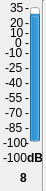
     <widget class="QWidget" name="widget_8" native="true">
      <property name="geometry">
       <rect>
        <x>280</x>
        <y>40</y>
        <width>46</width>
        <height>191</height>
       </rect>
      </property>
      <widget class="QProgressBar" name="progressBar_50">
       <property name="geometry">
        <rect>
         <x>30</x>
         <y>7</y>
         <width>10</width>
         <height>135</height>
        </rect>
       </property>
       <property name="contextMenuPolicy">
        <enum>Qt::DefaultContextMenu</enum>
       </property>
       <property name="toolTip">
        <string>Local Input 1 Meter</string>
       </property>
       <property name="statusTip">
        <string/>
       </property>
       <property name="whatsThis">
        <string/>
       </property>
       <property name="autoFillBackground">
        <bool>false</bool>
       </property>
       <property name="minimum">
        <number>-100</number>
       </property>
       <property name="maximum">
        <number>35</number>
       </property>
       <property name="value">
        <number>24</number>
       </property>
       <property name="textVisible">
        <bool>true</bool>
       </property>
       <property name="orientation">
        <enum>Qt::Vertical</enum>
       </property>
       <property name="invertedAppearance">
        <bool>false</bool>
       </property>
       <property name="format">
        <string>%p%</string>
       </property>
      </widget>
      <widget class="QLabel" name="m0_50">
       <property name="geometry">
        <rect>
         <x>25</x>
         <y>0</y>
         <width>16</width>
         <height>16</height>
        </rect>
       </property>
       <property name="text">
        <string>-</string>
       </property>
      </widget>
      <widget class="QLabel" name="t35_50">
       <property name="geometry">
        <rect>
         <x>10</x>
         <y>0</y>
         <width>16</width>
         <height>16</height>
        </rect>
       </property>
       <property name="text">
        <string>35</string>
       </property>
      </widget>
      <widget class="QLabel" name="tn100_50">
       <property name="geometry">
        <rect>
         <x>3</x>
         <y>135</y>
         <width>31</width>
         <height>16</height>
        </rect>
       </property>
       <property name="text">
        <string>-100</string>
       </property>
      </widget>
      <widget class="QLabel" name="m15_50">
       <property name="geometry">
        <rect>
         <x>25</x>
         <y>15</y>
         <width>16</width>
         <height>16</height>
        </rect>
       </property>
       <property name="text">
        <string>-</string>
       </property>
      </widget>
      <widget class="QLabel" name="m25_50">
       <property name="geometry">
        <rect>
         <x>25</x>
         <y>25</y>
         <width>16</width>
         <height>16</height>
        </rect>
       </property>
       <property name="text">
        <string>-</string>
       </property>
      </widget>
      <widget class="QLabel" name="m90_50">
       <property name="geometry">
        <rect>
         <x>25</x>
         <y>90</y>
         <width>16</width>
         <height>16</height>
        </rect>
       </property>
       <property name="text">
        <string>-</string>
       </property>
      </widget>
      <widget class="QLabel" name="m105_50">
       <property name="geometry">
        <rect>
         <x>25</x>
         <y>105</y>
         <width>16</width>
         <height>16</height>
        </rect>
       </property>
       <property name="text">
        <string>-</string>
       </property>
      </widget>
      <widget class="QLabel" name="m120_50">
       <property name="geometry">
        <rect>
         <x>25</x>
         <y>120</y>
         <width>16</width>
         <height>16</height>
        </rect>
       </property>
       <property name="text">
        <string>-</string>
       </property>
      </widget>
      <widget class="QLabel" name="m135_50">
       <property name="geometry">
        <rect>
         <x>25</x>
         <y>135</y>
         <width>16</width>
         <height>16</height>
        </rect>
       </property>
       <property name="text">
        <string>-</string>
       </property>
      </widget>
      <widget class="QLabel" name="m45_50">
       <property name="geometry">
        <rect>
         <x>25</x>
         <y>45</y>
         <width>16</width>
         <height>16</height>
        </rect>
       </property>
       <property name="text">
        <string>-</string>
       </property>
      </widget>
      <widget class="QLabel" name="m60_50">
       <property name="geometry">
        <rect>
         <x>25</x>
         <y>60</y>
         <width>16</width>
         <height>16</height>
        </rect>
       </property>
       <property name="text">
        <string>-</string>
       </property>
      </widget>
      <widget class="QLabel" name="m75_50">
       <property name="geometry">
        <rect>
         <x>25</x>
         <y>75</y>
         <width>16</width>
         <height>16</height>
        </rect>
       </property>
       <property name="text">
        <string>-</string>
       </property>
      </widget>
      <widget class="QLabel" name="t20_50">
       <property name="geometry">
        <rect>
         <x>10</x>
         <y>15</y>
         <width>16</width>
         <height>16</height>
        </rect>
       </property>
       <property name="text">
        <string>20</string>
       </property>
      </widget>
      <widget class="QLabel" name="t5_50">
       <property name="geometry">
        <rect>
         <x>10</x>
         <y>25</y>
         <width>16</width>
         <height>16</height>
        </rect>
       </property>
       <property name="text">
        <string>10</string>
       </property>
      </widget>
      <widget class="QLabel" name="tn10_50">
       <property name="geometry">
        <rect>
         <x>5</x>
         <y>45</y>
         <width>21</width>
         <height>16</height>
        </rect>
       </property>
       <property name="text">
        <string>-10</string>
       </property>
      </widget>
      <widget class="QLabel" name="tn25_50">
       <property name="geometry">
        <rect>
         <x>5</x>
         <y>60</y>
         <width>21</width>
         <height>16</height>
        </rect>
       </property>
       <property name="text">
        <string>-25</string>
       </property>
      </widget>
      <widget class="QLabel" name="tn40_50">
       <property name="geometry">
        <rect>
         <x>5</x>
         <y>75</y>
         <width>21</width>
         <height>16</height>
        </rect>
       </property>
       <property name="text">
        <string>-40</string>
       </property>
      </widget>
      <widget class="QLabel" name="tn55_50">
       <property name="geometry">
        <rect>
         <x>5</x>
         <y>90</y>
         <width>21</width>
         <height>16</height>
        </rect>
       </property>
       <property name="text">
        <string>-55</string>
       </property>
      </widget>
      <widget class="QLabel" name="tn70_50">
       <property name="geometry">
        <rect>
         <x>5</x>
         <y>105</y>
         <width>21</width>
         <height>16</height>
        </rect>
       </property>
       <property name="text">
        <string>-70</string>
       </property>
      </widget>
      <widget class="QLabel" name="tn85_50">
       <property name="geometry">
        <rect>
         <x>5</x>
         <y>120</y>
         <width>21</width>
         <height>16</height>
        </rect>
       </property>
       <property name="text">
        <string>-85</string>
       </property>
      </widget>
      <widget class="QLabel" name="m35_50">
       <property name="geometry">
        <rect>
         <x>25</x>
         <y>35</y>
         <width>16</width>
         <height>16</height>
        </rect>
       </property>
       <property name="text">
        <string>-</string>
       </property>
      </widget>
      <widget class="QLabel" name="t0_50">
       <property name="geometry">
        <rect>
         <x>15</x>
         <y>35</y>
         <width>16</width>
         <height>16</height>
        </rect>
       </property>
       <property name="text">
        <string>0</string>
       </property>
      </widget>
      <widget class="QLabel" name="value_50">
       <property name="geometry">
        <rect>
         <x>3</x>
         <y>150</y>
         <width>31</width>
         <height>16</height>
        </rect>
       </property>
       <property name="autoFillBackground">
        <bool>false</bool>
       </property>
       <property name="frameShadow">
        <enum>QFrame::Plain</enum>
       </property>
       <property name="text">
        <string>-100</string>
       </property>
      </widget>
      <widget class="QLabel" name="dB_50">
       <property name="geometry">
        <rect>
         <x>27</x>
         <y>150</y>
         <width>16</width>
         <height>16</height>
        </rect>
       </property>
       <property name="font">
        <font>
         <weight>75</weight>
         <bold>true</bold>
        </font>
       </property>
       <property name="text">
        <string>dB</string>
       </property>
      </widget>
      <widget class="QLabel" name="number_50">
       <property name="geometry">
        <rect>
         <x>20</x>
         <y>170</y>
         <width>16</width>
         <height>16</height>
        </rect>
       </property>
       <property name="font">
        <font>
         <weight>75</weight>
         <bold>true</bold>
        </font>
       </property>
       <property name="text">
        <string>8</string>
       </property>
      </widget>
      <widget class="Line" name="line_50">
       <property name="geometry">
        <rect>
         <x>35</x>
         <y>0</y>
         <width>16</width>
         <height>191</height>
        </rect>
       </property>
       <property name="orientation">
        <enum>Qt::Vertical</enum>
       </property>
      </widget>
     </widget>
